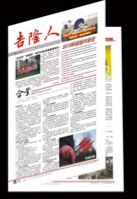
#> input picture 5-大三上/数字图像处理/exp.3/assert/news.jpg, 137 x 199 px
$ python 4-perspective.py
#> lines starting #> are read from the running program, lines starting #| are printed output that depends on the picture
import cv2
import numpy as np

if __name__ == '__main__':
    img = cv2.imread("../assert/news.jpg", 0)
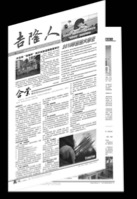
#> img: shape (199, 137); min 0, max 255, mean 161.2
    rows, cols = img.shape
#> rows = 199; cols = 137
    pts1 = np.float32([[56, 65], [368, 52], [28, 387], [389, 390]])
    pts2 = np.float32([[0, 0], [300, 0], [0, 300], [300, 300]])
    M = cv2.getPerspectiveTransform(pts1, pts2)
    dst = cv2.warpPerspective(img, M, (200, 200))
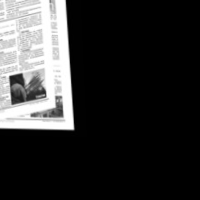
#> dst: shape (200, 200); min 0, max 255, mean 48.7
    cv2.imshow("input", img)
    cv2.imshow("output", dst)
    cv2.imwrite("../output/getPerspective.jpg", dst)
    cv2.waitKey(0)
    cv2.destroyAllWindows()

$ run again, with 5-大三上/数字图像处理/exp.3/assert/flower2.jpg copied over 5-大三上/数字图像处理/exp.3/assert/news.jpg
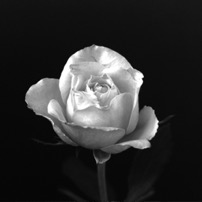
#> input picture 5-大三上/数字图像处理/exp.3/assert/flower2.jpg, 202 x 202 px
#> img is the input picture: shape (202, 202); min 0, max 255, mean 46.5
#> `dst = cv2.warpPerspective(img, M, (200, 200))`:
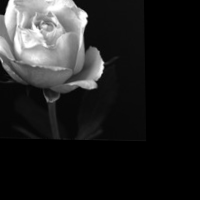
#> dst: shape (200, 200); min 0, max 255, mean 34.2
